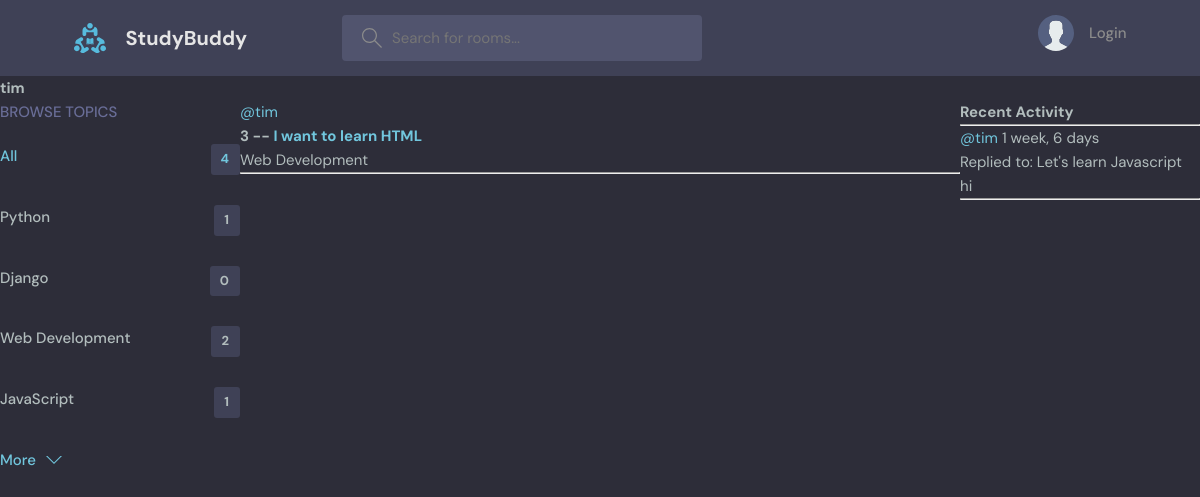
The app's page /profile/2/ with its own data.
### base/models.py (models this page shows, shortened)
class Topic(models.Model):
    name = models.CharField(max_length=200)

class Room(models.Model):
    hosts = models.ForeignKey(User, on_delete=models.SET_NULL, null=True)
    topic = models.ForeignKey(Topic, on_delete=models.SET_NULL, null=True)
    name = models.CharField(max_length=100)
    description = models.TextField(null=True, blank=True)
    participants = models.ManyToManyField(User, related_name='participants', blank=True)
    created_at = models.DateTimeField(auto_now_add=True)
    updated_at = models.DateTimeField(auto_now=True)
    class Meta:
        ordering = ['-updated_at', '-created_at']
    def __str__(self):
        return self.name

class Message(models.Model):
    user = models.ForeignKey(User, on_delete=models.CASCADE)
    Room = models.ForeignKey(Room, on_delete=models.CASCADE)
    body = models.TextField()
    created_at = models.DateTimeField(auto_now_add=True)
    updated_at = models.DateTimeField(auto_now=True)
    class Meta:
        ordering = ['-updated_at', '-created_at']
    def __str__(self):
        return self.body[0:50]

### base/views.py (the view)
# urls.py: path('profile/<str:pk>/', views.user_profile, name='user-profile'),
def user_profile(request, pk):
    user = User.objects.get(id=pk)
    rooms = user.room_set.all()
    room_messages = user.message_set.all()
    topics = Topic.objects.all()
    context = {'user': user, 'rooms': rooms, 'topics': topics, 'room_messages': room_messages}
    return render(request, 'base/profile.html', context)

### base/templates/base/profile.html (shortened to what this page needs)
{% extends 'main.html' %}
{% block content %}
<h1>{{user.username}}</h1>
<div class="profile-container">
    <div>
        {% include 'base/topic_component.html' %}
    </div>
    <div>
        {% include 'base/feed_component.html' %}
    </div>
    <div>
        {% include 'base/activity_component.html' %}
    </div>
</div>
{% endblock %}

### base/templates/base/topic_component.html
<div class="topics">
    <div class="topics__header">
    <h2>Browse Topics</h2>
    </div>
    <ul class="topics__list">
    <li>
        <a href="{% url 'home' %}" class="active">All <span>{{ topics.count }}</span></a>
    </li>
    {% for topic in topics %}
    <li>
        <a href="{% url 'home' %}?q={{topic.name}}">{{ topic.name }} <span>{{ topic.room_set.all.count }}</span></a>
    </li>
    {% endfor %}
    </ul>
    <a class="btn btn--link" href="topics.html">
    More
    <svg version="1.1" xmlns="http://www.w3.org/2000/svg" width="32" height="32" viewBox="0 0 32 32">
        <title>chevron-down</title>
        <path d="M16 21l-13-13h-3l16 16 16-16h-3l-13 13z"></path>
    </svg>
    </a>
</div>

### base/templates/base/feed_component.html (shortened to what this page needs)
<div class="row">
    {% for room in rooms %}
    <div class="column">
        <a href="{% url 'user-profile' room.hosts.id %}"> @{{ room.hosts.username }} </a>
        <h5>{{room.id}} -- <a href="{% url 'rooms' room.id %}">{{room.name}}</a></h5>
        <small>{{room.topic.name}}</small>
        <hr>
    </div>
    {% endfor %}
</div>

### base/templates/base/activity_component.html (shortened to what this page needs)
<h3>Recent Activity</h3>
<hr>
{% for message in room_messages %}
<div>
    <small><a href="{% url 'user-profile' message.user.id %}">@{{message.user}}</a> {{message.created_at|timesince}}</small>
    <br>
    <small>Replied to: {{message.Room}}</small>
    <p>{{message}}</p>
    <hr>
</div>
{% endfor %}

### static/styles/style.css (style rules this page uses)
:root { --color-main: #71c6dd; --color-main-light: #e1f6fb; --color-dark: #3f4156; --color-dark-medium: #51546e; --color-dark-light: #696d97; --color-light: #e5e5e5; --color-gray: #8b8b8b; --color-light-gray: #b2bdbd; --color-bg: #2d2d39; --color-success: #5dd693; --color-error: #fc4b0b; }
* { font-family: "DM Sans", -apple-system, BlinkMacSystemFont, "Segoe UI", Roboto, Oxygen, Ubuntu, Cantarell, "Open Sans", "Helvetica Neue", sans-serif; margin: 0; padding: 0; box-sizing: border-box; text-rendering: optimizeLegibility; font-size: inherit; }
html { font-size: 56.25%; }
@media only screen and (min-width: 1200px) { html { font-size: 62.5%; } }
body { line-height: 1.6; font-weight: 400; font-size: 1.5rem; color: var(--color-light-gray); background-color: var(--color-bg); min-height: 100vh; }
a { display: inline-block; color: var(--color-main); text-decoration: none; }
.btn { background-color: transparent; border: none; display: inline-flex; align-items: center; gap: 1rem; cursor: pointer; transition: all ease-in-out 0.3s; padding: 1rem 2rem; border-radius: 5px; box-shadow: 1px 1px 3px 1px rgba(0, 0, 0, 0.15); font-weight: 500; }
.btn--link { border-radius: 0; padding: 0; color: var(--color-main); box-shadow: none; }
.btn > svg { fill: currentColor; width: 1.6rem; height: 1.6rem; }
.topics__header { margin-bottom: 2rem; }
.topics__header h2 { text-transform: uppercase; font-weight: 500; color: var(--color-dark-light); }
.topics__list { list-style: none; }
.topics__list li a { display: flex; justify-content: space-between; margin-bottom: 3rem; font-weight: 500; color: var(--color-light-gray); transition: all 0.3s ease-in-out; }
.topics__list li a.active, .topics__list li a:hover { color: var(--color-main); }
.topics__list li a span { padding: 0.5rem 1rem; background-color: var(--color-dark); border-radius: 3px; font-size: 1.3rem; font-weight: 700; letter-spacing: 1px; }

### base/templates/base/profile.html (style rules this page uses)
.profile-container { display: grid; grid-template-columns: 1fr 3fr 1fr; }

### records on screen
Topic: name "Python", room_set.all.count "1"
Topic: name "Django", room_set.all.count "0"
Topic: name "Web Development", room_set.all.count "2"
Topic: name "JavaScript", room_set.all.count "1"
Room: hosts.username "tim", id "3", name "I want to learn HTML", topic.name "Web Development"
Message: user "tim", created_at "1 week, 6 days", Room "Let's learn Javascript", body "hi"

### other values on screen
{{ user.username }} "tim"
{{ topics.count }} "4"
